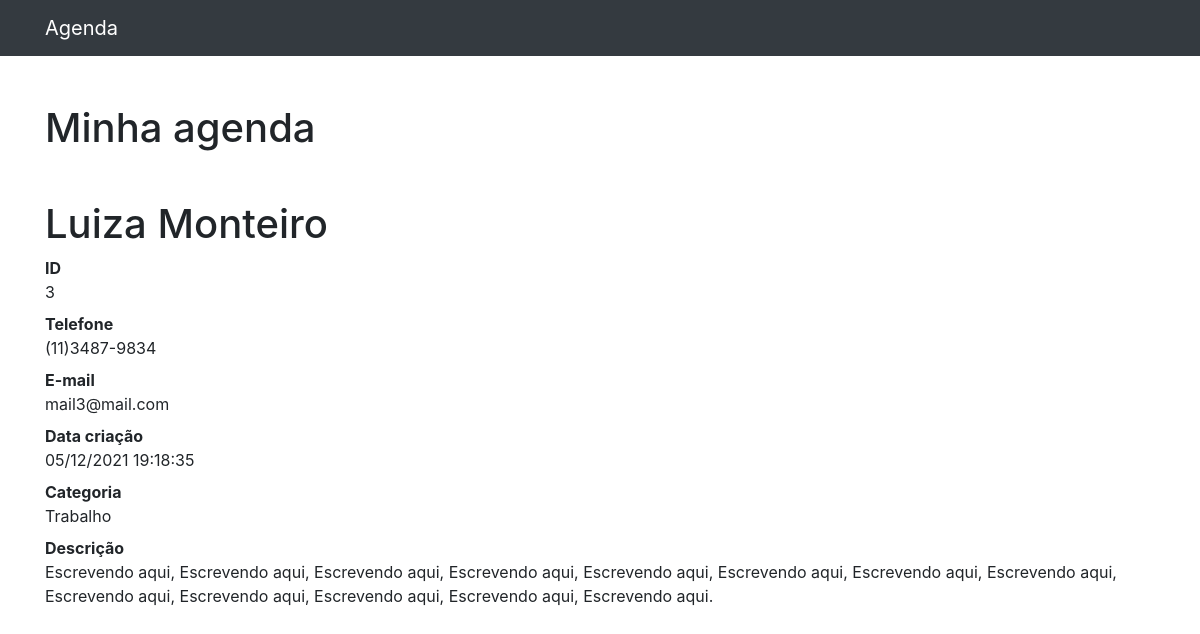
Page /3 on the committed database.
### contato/models.py (models this page shows, shortened)
class ContatoDj(models.Model):
    nome = models.CharField(max_length=255)
    sobreNome = models.CharField(max_length=255, blank=True)
    telefone = models.CharField(max_length=255)
    email = models.CharField(max_length=255, blank=True)
    data_criacao = models.DateTimeField(default=timezone.now)
    descricao = models.CharField(max_length=255, blank=True)
    categoria = models.ForeignKey(Categoria, on_delete=models.DO_NOTHING)
    exibir = models.BooleanField(default=True)

class Categoria(models.Model):
    nome = models.CharField(max_length=255)
    def __str__(self):
        return self.nome

### contato/views.py (the view)
# urls.py: path('<int:contato_id>', views.exibeContato, name='exibeContato'),
def exibeContato(request, contato_id):
    recebeDbContato = get_object_or_404(ContatoDj, id=contato_id)
    if not recebeDbContato.exibir:
        raise Http404()
    return render(request, 'contato/exibeContato.html', {
        'HtmlContato' : recebeDbContato
    })

### contato/templates/contato/exibeContato.html
{%extends 'djHtmlBase.html'%} {%block conteudo%}
<h1 class="mt-5">{{HtmlContato.nome}} {{HtmlContato.sobreNome}}</h1>
<dl>
  <dt>ID</dt>
  <dd>{{HtmlContato.id}}</dd>
  <dt>Telefone</dt>
  <dd>{{HtmlContato.telefone}}</dd>
  <dt>E-mail</dt>
  <dd>{{HtmlContato.email}}</dd>
  <dt>Data criação</dt>
  <dd>{{HtmlContato.data_criacao|date:'d/m/Y H:i:s'}}</dd>
  <dt>Categoria</dt>
  <dd>{{HtmlContato.categoria}}</dd>
  <dt>Descrição</dt>
  <dd>{{HtmlContato.descricao}}</dd>
</dl>
{%endblock%}

### rows in the picture
ContatoDj: nome "Luiza", sobreNome "Monteiro", id "3", telefone "(11)3487-9834", email "mail3@mail.com", data_criacao "05/12/2021 19:18:35", categoria "Trabalho", descricao "Escrevendo aqui, Escrevendo aqui, Escrevendo aqui, Escrevendo aqui, Escrevendo aqui, Escrevendo aqui, Escrevendo aqui, Escrevendo aqui, Escrevendo aqui, Escrevendo aqui, Escrevendo aqui, Escrevendo aqui, Escrevendo aqui."
